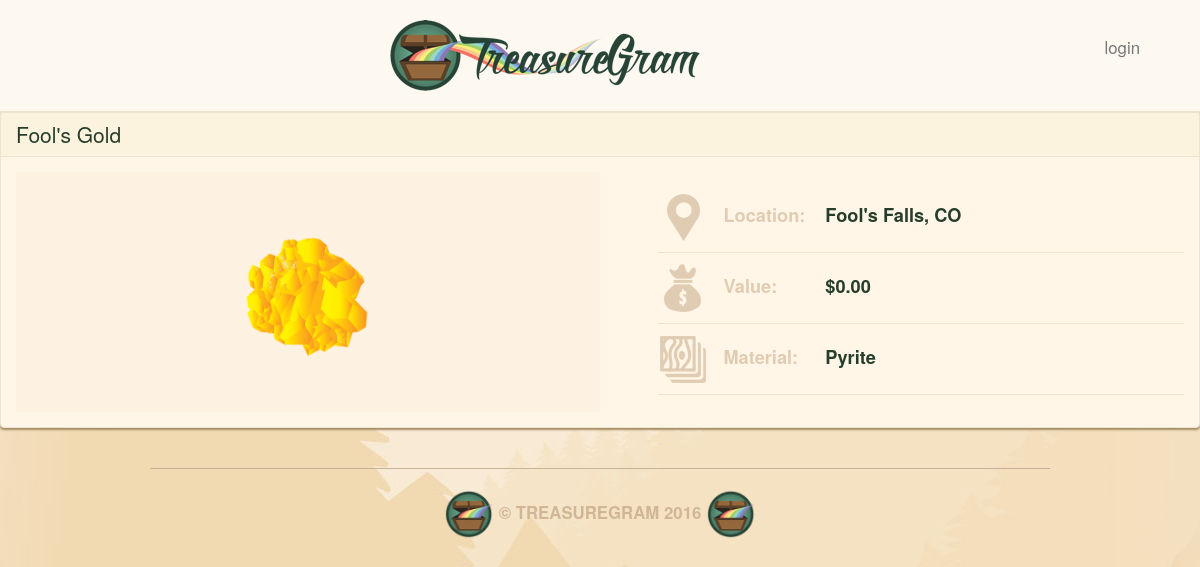
The app's page /8/ with its own data.
### main_app/models.py (models this page shows, shortened)
class Treasure(models.Model):
        user = models.ForeignKey(User)
        name = models.CharField(max_length=100)
        value = models.DecimalField(max_digits=10,
                                    decimal_places=2)
        material = models.CharField(max_length=100)
        location = models.CharField(max_length=100)
        image = models.ImageField(upload_to='treasure_images',
                                    default='media/default.png')
        likes = models.IntegerField(default=0)

### main_app/views.py (the view)
# urls.py: url(r'^([0-9]+)/$', views.detail, name = 'detail'),
def detail(request, treasure_id):
    treasure = Treasure.objects.get(id=treasure_id)
    return render(request, 'detail.html', {'treasure': treasure})

### main_app/templates/detail.html
{% extends 'base.html' %}
{% load staticfiles %}
{% block content %}
  <div class="treasure panel panel-default">
    <div class="panel-heading">
      <h3 class="panel-title">{{ treasure.name }}</h3>
    </div>
    <div class="panel-body">
      <div class="treasure-photo-detail">
        <img src="{{ treasure.image.url }}" height="200">
      </div>
      <table class="treasure-table">
        <tr>
          <th>
            <img src="{% static "images/location-icon.png" %}" alt="Location Icon">
            Location:
          </th>
          <td>{{ treasure.location }}</td>
        </tr>
        <tr>
          <th>
            <img src="{% static "images/value-icon.png" %}" alt="Value Icon">
            Value:
          </th>
          <td>${{ treasure.value }}</td>
        </tr>
        <tr>
          <th>
            <img src="{% static "images/material-icon.png" %}" alt="Material Icon">
            Material:
          </th>
          <td>{{ treasure.material }}</td>
        </tr>
      </table>
    </div>
  </div>
{% endblock %}

### main_app/static/css/style.css (style rules this page uses)
body { background: #f3e1c5 url(../images/brand-bg.jpg) no-repeat center top; color: #263d2c; }
.panel { background: #fff6e8; border-color: #ece4cf; box-shadow: 0 2px 2px #a58d65; }
.panel-default .panel-heading { background: #fbf3dd; border-color: #ece4cf; }
.panel-body { position: relative; }
.panel-title { font-size: 1.5em; color: #263d2c; }
.treasure { margin-bottom: 20px; }
.treasure:last-child { margin-bottom: 0; }
.treasure-photo-detail { background: #fdf2e1; float: left; margin-right: 5%; padding: 20px; position: relative; text-align: center; width: 50%; }
.treasure-table { float: left; margin-top: 10px; width: 45%; }
.treasure-table img { margin-right: 10px; }
.treasure-table tr { border-bottom: 1px solid #ece4cf; }
.treasure-table td, .treasure-table th { font-weight: bold; font-size: 1.3em; padding-bottom: 10px; padding-top: 10px; vertical-align: baseline; }
.treasure-table th { color: #e0ccb2; white-space: nowrap; }
.treasure-table td:last-child { padding-left: 20px; width: 100%; }

### records on screen
Treasure: name "Fool's Gold", image (picture), location "Fool's Falls, CO", value "0.00", material "Pyrite"
